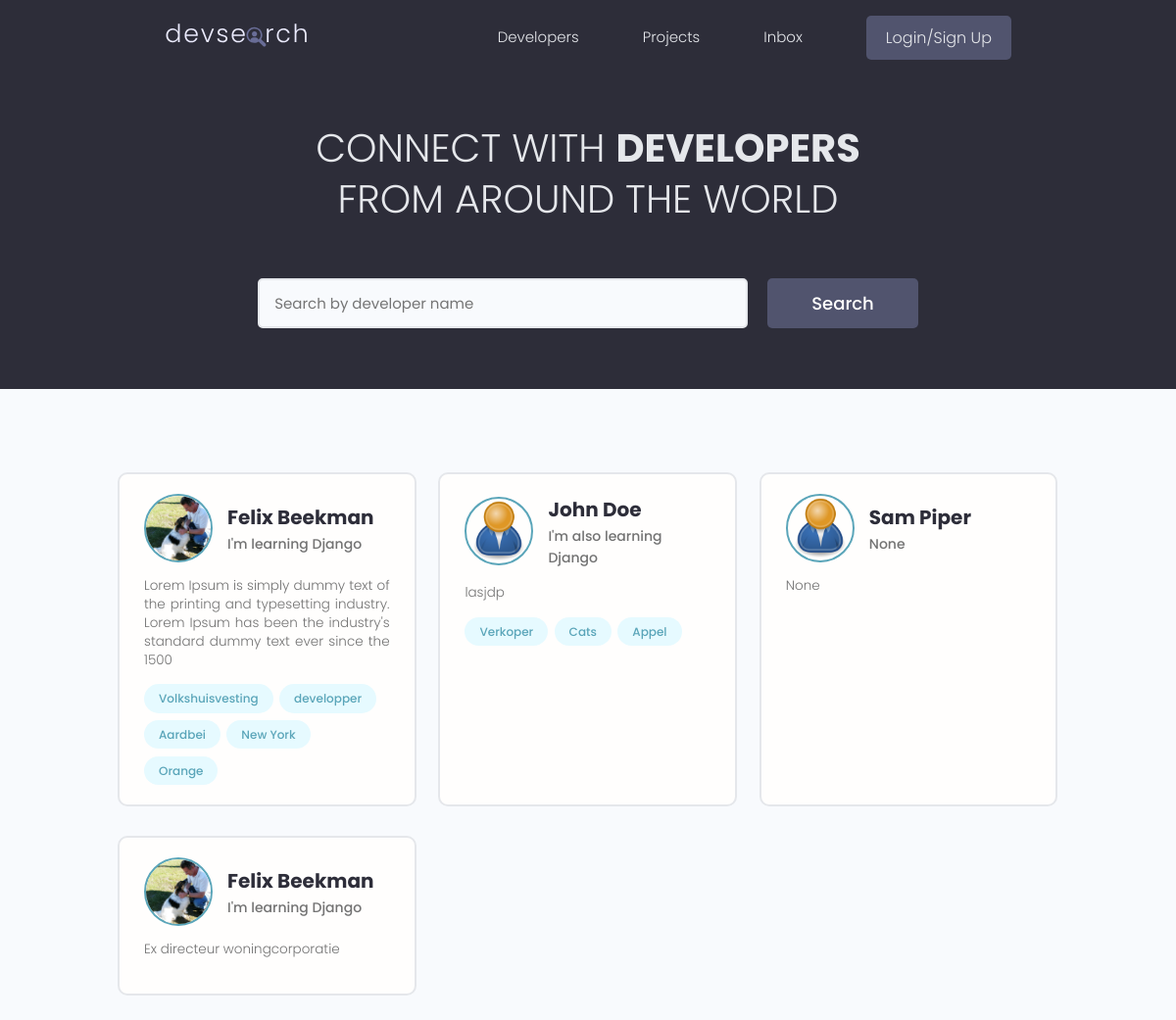
Before: / with the older database file.
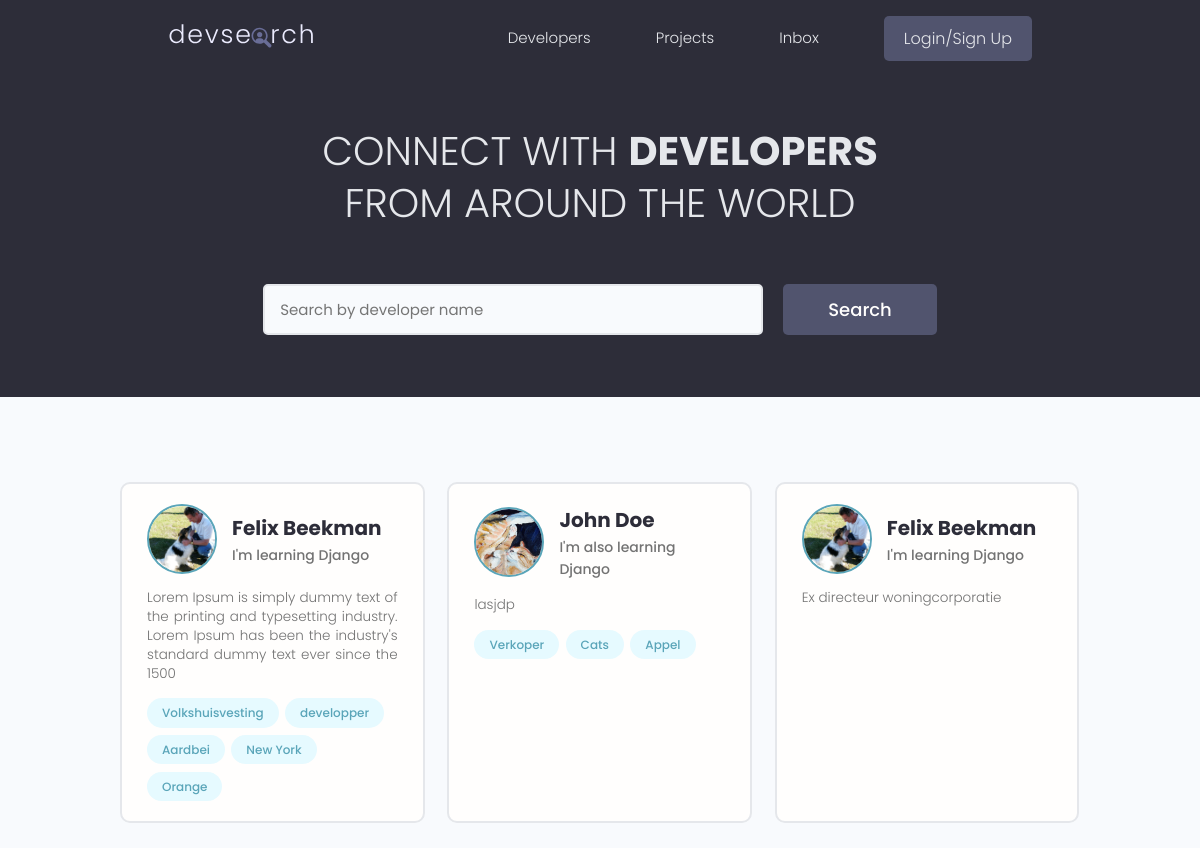
After: the same page with the newer database file.
### users/models.py (models this page shows, shortened)
class Profile(models.Model):
	user = models.OneToOneField(User, on_delete=models.CASCADE, null=True, blank=True)
	name = models.CharField(max_length=200, blank=True, null=True)
	email = models.EmailField(max_length=500, blank=True, null=True)
	username = models.CharField(max_length=200, blank=True, null=True)
	location = models.CharField(max_length=200, blank=True, null=True)
	short_intro = models.CharField(max_length=500, blank=True, null=True)
	bio = models.TextField(blank=True, null=True)
	profile_image = models.ImageField(null=True, blank=True, upload_to='profiles/', default="profiles/user-default.png")
	social_github = models.CharField(max_length=200, blank=True, null=True)
	social_twitter = models.CharField(max_length=200, blank=True, null=True)
	social_linkedin = models.CharField(max_length=200, blank=True, null=True)
	social_youtube = models.CharField(max_length=200, blank=True, null=True)
	social_website = models.CharField(max_length=200, blank=True, null=True)
	created = models.DateTimeField(auto_now_add=True)
	id = models.UUIDField(default=uuid.uuid4, unique=True, primary_key=True, editable=False)

class Skill(models.Model):
	owner = models.ForeignKey(
		Profile, on_delete=models.CASCADE, null=True, blank=True)
	name = models.CharField(max_length=200, blank=True, null=True)
	description = models.TextField(blank=True, null=True)
	created = models.DateTimeField(auto_now_add=True)
	id = models.UUIDField(default=uuid.uuid4, unique=True, primary_key=True, editable=False)
	def __str__(self):
		return str(self.name)

### users/views.py (the view)
# urls.py: path('', views.profiles, name='profiles'),
def profiles(request):
	profiles = Profile.objects.all()
	context = {'profiles':profiles}
	return render(request, 'users/profiles.html', context)

### users/templates/users/profiles.html (shortened to what this page needs)
{% extends 'main.html' %}
{% block content %}
  <main class="home">
    <section class="hero-section text-center">
      <div class="container container--narrow">
        <div class="hero-section__box">
          <h2>CONNECT WITH <span>DEVELOPERS</span></h2>
          <h2>FROM AROUND THE WORLD</h2>
        </div>
        <div class="hero-section__search">
          <form class="form" action="#" method="get">
            <div class="form__field">
              <input class="input input--text" id="formInput#search" type="text" name="text"
                placeholder="Search by developer name" />
            </div>
            <input class="btn btn--sub btn--lg" type="submit" value="Search" />
          </form>
        </div>
      </div>
    </section>
    <section class="devlist">
      <div class="container">
        <div class="grid grid--three">
        	{% for profile in profiles %}
          <div class="column card">
            <div class="dev">
              <a href="{% url 'user-profile' profile.id %}" class="card__body">
                <div class="dev__profile">
                  <img class="avatar avatar--md" src="{{ profile.profile_image.url }}" alt="image" />
                  <div class="dev__meta">
                    <h3>{{profile.name}}</h3>
                    <h5>{{profile.short_intro|slice:"60"}}</h5>
                  </div>
                </div>
                <p class="dev__info">{{profile.bio|slice:"150"}}</p>
                <div class="dev__skills">
              		{% for skill in profile.skill_set.all|slice:"5" %}
                  <span class="tag tag--pill tag--main">
                    <small>{{skill}}</small>
                  </span>
                  {% endfor %}
                </div>
              </a>
            </div>
          </div>
          {% endfor %}
        </div>
      </div>
    </section>
  </main>
{% endblock %}

Changed rows visible on the page:
removed Profile: profile_image (placeholder picture), name "Sam Piper", short_intro "None", bio "None"
changed Profile "John Doe": profile_image: picture added in place of a placeholder
